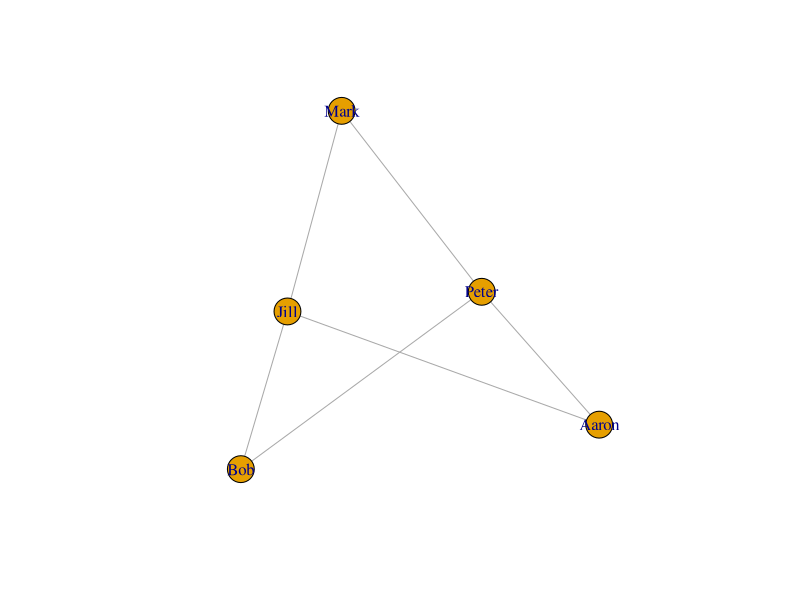

Write the R code that produced this figure.
## ---- chunk 1
suppressPackageStartupMessages(library(igraph))
## ---- chunk 2
#edge list
personA <- c("Mark", "Mark", "Peter", "Peter", "Bob", "Jill")
personB <- c("Peter", "Jill", "Bob", "Aaron", "Jill", "Aaron")

edgelist <- cbind(PersonA = personA, PersonB = personB)

print(edgelist)

#adjacency matrix
adjacency <- matrix(c(0,1,0,1,0,1,0,1,0,1,0,1,0,1,0,1,0,1,0,1,0,1,0,1,0),
                    nrow = 5,
                    ncol = 5,
                    dimnames = list(c("Mark", "Peter", "Bob", "Jill", "Aaron"),
                                    c("Mark", "Peter", "Bob", "Jill", "Aaron")))

print(adjacency)
## ---- chunk 3
network <- graph.edgelist(edgelist, directed=FALSE)
network
## ---- chunk 4
network_adj <-graph.adjacency(adjacency,mode = "undirected" )
## ---- chunk 5
V(network)
## ---- chunk 6
E(network)
## ---- chunk 7
plot(network)
